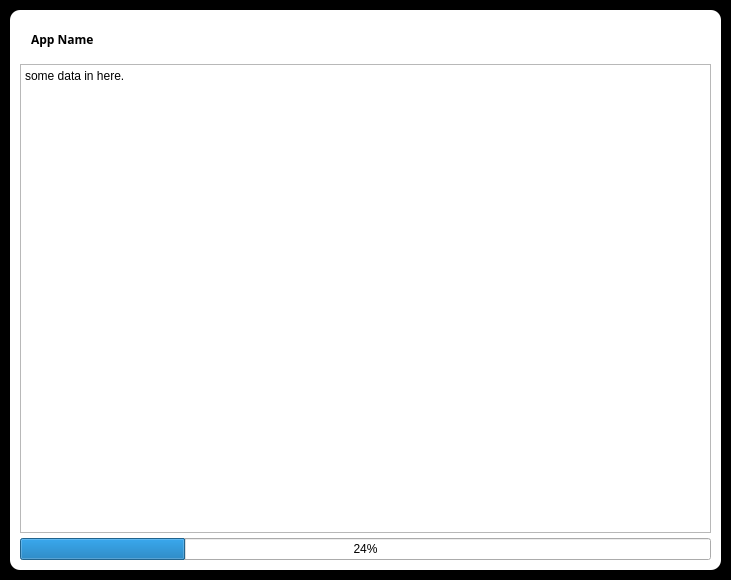
<?xml version="1.0" encoding="UTF-8"?>
<ui version="4.0">
 <class>demo01Class</class>
 <widget class="QMainWindow" name="demo01Class">
  <property name="geometry">
   <rect>
    <x>0</x>
    <y>0</y>
    <width>731</width>
    <height>580</height>
   </rect>
  </property>
  <property name="sizePolicy">
   <sizepolicy hsizetype="Preferred" vsizetype="Preferred">
    <horstretch>0</horstretch>
    <verstretch>0</verstretch>
   </sizepolicy>
  </property>
  <property name="windowTitle">
   <string>demo01</string>
  </property>
  <property name="styleSheet">
   <string notr="true">#demo01Class {
  background-color: black;
}</string>
  </property>
  <widget class="QWidget" name="centralWidget">
   <layout class="QGridLayout" name="gridLayout">
    <property name="leftMargin">
     <number>10</number>
    </property>
    <property name="topMargin">
     <number>10</number>
    </property>
    <property name="rightMargin">
     <number>10</number>
    </property>
    <property name="bottomMargin">
     <number>10</number>
    </property>
    <property name="spacing">
     <number>5</number>
    </property>
    <item row="0" column="0">
     <widget class="QWidget" name="widget" native="true">
      <property name="styleSheet">
       <string notr="true">#widget {
  background-color: white;
  border-radius: 10px;
}</string>
      </property>
      <layout class="QGridLayout" name="gridLayout_2">
       <property name="leftMargin">
        <number>10</number>
       </property>
       <property name="topMargin">
        <number>10</number>
       </property>
       <property name="rightMargin">
        <number>10</number>
       </property>
       <property name="bottomMargin">
        <number>10</number>
       </property>
       <property name="spacing">
        <number>5</number>
       </property>
       <item row="2" column="0">
        <widget class="QProgressBar" name="progressBar">
         <property name="value">
          <number>24</number>
         </property>
        </widget>
       </item>
       <item row="1" column="0">
        <widget class="QTextBrowser" name="textBrowser">
         <property name="html">
          <string>&lt;!DOCTYPE HTML PUBLIC &quot;-//W3C//DTD HTML 4.0//EN&quot; &quot;http://www.w3.org/TR/REC-html40/strict.dtd&quot;&gt;
&lt;html&gt;&lt;head&gt;&lt;meta name=&quot;qrichtext&quot; content=&quot;1&quot; /&gt;&lt;style type=&quot;text/css&quot;&gt;
p, li { white-space: pre-wrap; }
&lt;/style&gt;&lt;/head&gt;&lt;body style=&quot; font-family:'SimSun'; font-size:9pt; font-weight:400; font-style:normal;&quot;&gt;
&lt;p style=&quot; margin-top:0px; margin-bottom:0px; margin-left:0px; margin-right:0px; -qt-block-indent:0; text-indent:0px;&quot;&gt;some data in here.&lt;/p&gt;&lt;/body&gt;&lt;/html&gt;</string>
         </property>
        </widget>
       </item>
       <item row="0" column="0">
        <widget class="QWidget" name="widget_2" native="true">
         <layout class="QGridLayout" name="gridLayout_3">
          <item row="0" column="0">
           <widget class="QLabel" name="label">
            <property name="font">
             <font>
              <family>Hack Nerd Font</family>
              <weight>75</weight>
              <bold>true</bold>
             </font>
            </property>
            <property name="text">
             <string>App Name</string>
            </property>
           </widget>
          </item>
          <item row="0" column="1">
           <spacer name="horizontalSpacer">
            <property name="orientation">
             <enum>Qt::Horizontal</enum>
            </property>
            <property name="sizeHint" stdset="0">
             <size>
              <width>40</width>
              <height>16</height>
             </size>
            </property>
           </spacer>
          </item>
         </layout>
        </widget>
       </item>
      </layout>
     </widget>
    </item>
   </layout>
  </widget>
 </widget>
 <layoutdefault spacing="6" margin="11"/>
 <resources>
  <include location="demo01.qrc"/>
 </resources>
 <connections/>
</ui>
